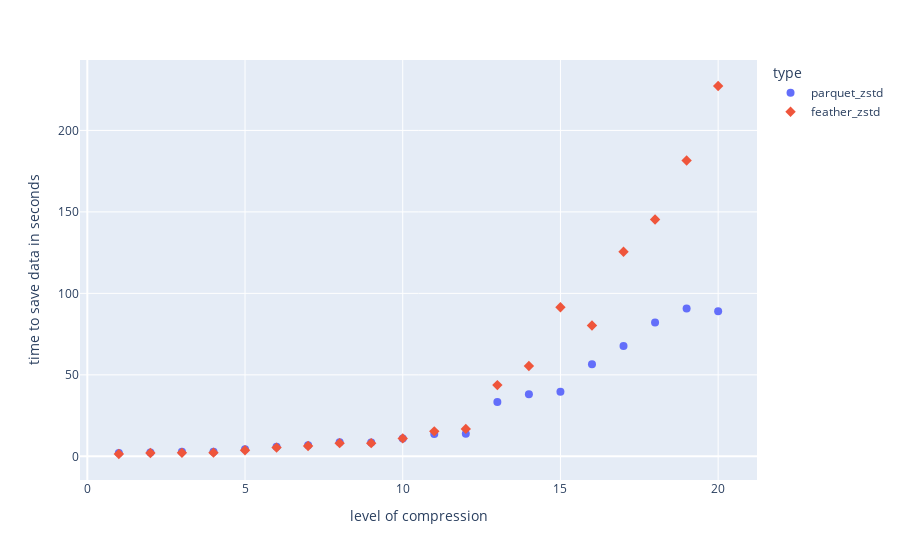

The code cell stored with this chart in its notebook:
### Code cell
fig = px.scatter(feather_df, x="compression_level", y="save_time", color='type', hover_data=['comp_ratio', "read_time"],
                 symbol="type",
                 labels={"save_time": "time to save data in seconds",
                     "compression_level": "level of compression"})
fig.update_traces(marker_size=8)
fig.show()
fig.write_image("./plots_category/pandas_ff_scatter_save_time_feather.svg")

### Figure 1 — Plotly figure (JSON) as saved in the notebook; plotly's stock layout.template omitted (floating-point values rounded to 4 significant figures)
{"data": [{"customdata": [[3.126, 0.98], [3.344, 1.04], [3.483, 1.04], [3.522, 1.05], [3.622, 1.07], [3.72, 1.04], [3.763, 1.05], [3.801, 1], [3.809, 0.99], [3.838, 0.98], [3.854, 0.99], [3.854, 0.98], [3.89, 0.99], [3.903, 0.97], [3.904, 0.99], [4.048, 1.12], [4.066, 1.06], [4.089, 1.08], [4.092, 1.03], [4.092, 1.03]], "hovertemplate": "type=parquet_zstd<br>level of compression=%{x}<br>time to save data in seconds=%{y}<br>comp_ratio=%{customdata[0]}<br>read_time=%{customdata[1]}<extra></extra>", "legendgroup": "parquet_zstd", "marker": {"color": "#636efa", "size": 8, "symbol": "circle"}, "mode": "markers", "name": "parquet_zstd", "orientation": "v", "showlegend": true, "type": "scatter", "x": [1, 2, 3, 4, 5, 6, 7, 8, 9, 10, 11, 12, 13, 14, 15, 16, 17, 18, 19, 20], "xaxis": "x", "y": [2.09, 2.4, 2.79, 2.8, 4.34, 5.93, 6.79, 8.64, 8.49, 10.92, 13.72, 13.79, 33.28, 38.1, 39.68, 56.57, 67.74, 82.09, 90.72, 88.99], "yaxis": "y"}, {"customdata": [[3.166, 0.75], [3.398, 0.84], [3.563, 0.84], [3.622, 0.85], [3.725, 0.86], [3.844, 0.83], [3.924, 0.82], [3.974, 0.8], [4.06, 0.8], [4.133, 0.78], [4.176, 0.77], [4.188, 0.76], [4.251, 0.76], [4.293, 0.76], [4.352, 0.75], [4.481, 0.77], [4.637, 0.77], [4.711, 0.75], [4.766, 0.77], [5.061, 0.76]], "hovertemplate": "type=feather_zstd<br>level of compression=%{x}<br>time to save data in seconds=%{y}<br>comp_ratio=%{customdata[0]}<br>read_time=%{customdata[1]}<extra></extra>", "legendgroup": "feather_zstd", "marker": {"color": "#EF553B", "size": 8, "symbol": "diamond"}, "mode": "markers", "name": "feather_zstd", "orientation": "v", "showlegend": true, "type": "scatter", "x": [1, 2, 3, 4, 5, 6, 7, 8, 9, 10, 11, 12, 13, 14, 15, 16, 17, 18, 19, 20], "xaxis": "x", "y": [1.43, 2, 2.15, 2.25, 3.75, 5.37, 6.3, 8.09, 8.1, 11.01, 15.33, 16.84, 43.72, 55.47, 91.52, 80.24, 125.5, 145.4, 181.6, 227.2], "yaxis": "y"}], "layout": {"legend": {"title": {"text": "type"}, "tracegroupgap": 0}, "margin": {"t": 60}, "xaxis": {"anchor": "y", "domain": [0, 1], "title": {"text": "level of compression"}}, "yaxis": {"anchor": "x", "domain": [0, 1], "title": {"text": "time to save data in seconds"}}}}
